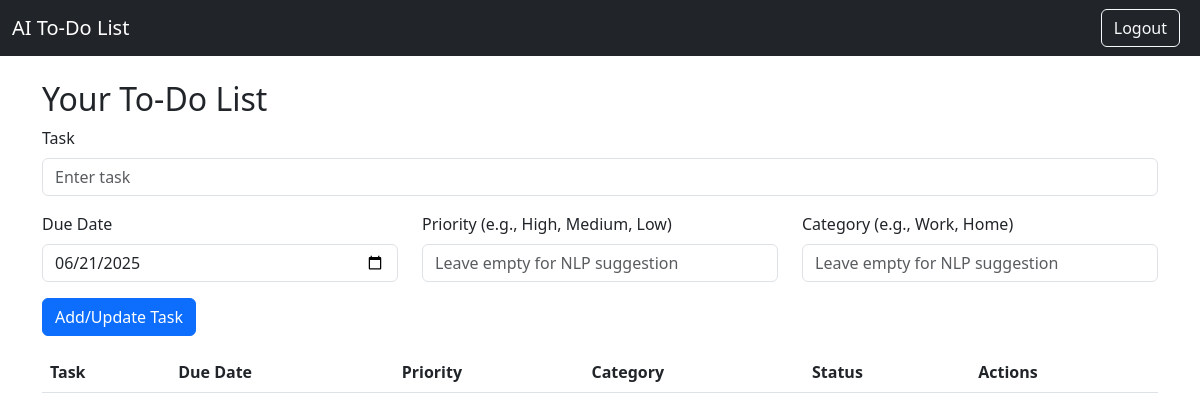
Page / (signed in) on the earlier database version.
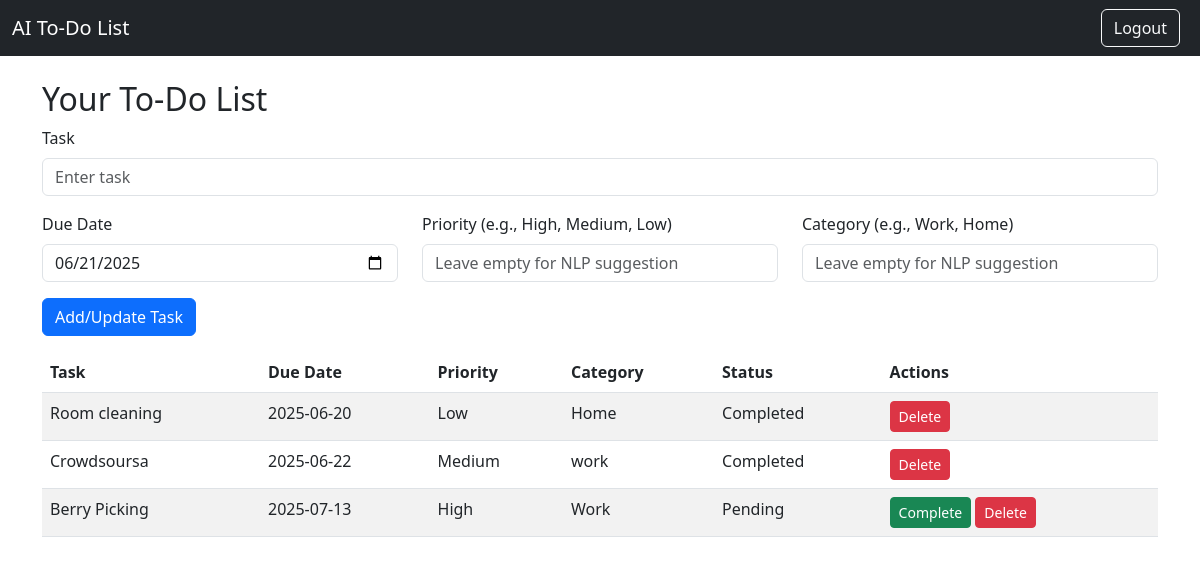
Same page on the later database version.
### models.py (models this page shows)
class Task(db.Model):
    id = db.Column(db.Integer, primary_key=True)
    content = db.Column(db.String(500), nullable=False)
    due_date = db.Column(db.Date, nullable=False)
    priority = db.Column(db.String(50), default='Medium')
    category = db.Column(db.String(100), default='General')
    completed = db.Column(db.Boolean, default=False)
    user_id = db.Column(db.Integer, db.ForeignKey('user.id'), nullable=False)

### app.py (the view, shortened to what this page needs)
@app.route('/', methods=['GET', 'POST'])
@login_required
def index():
    form = TaskForm()
    tasks = Task.query.filter_by(user_id=current_user.id).order_by(Task.due_date).all()
    return render_template('index.html', form=form, tasks=tasks)

### app.py
class TaskForm(FlaskForm):
    content = StringField('Task', validators=[DataRequired()])
    due_date = DateField('Due Date', default=datetime.date.today)
    priority = StringField('Priority (e.g., High, Medium, Low)')
    category = StringField('Category (e.g., Work, Home)')
    submit = SubmitField('Add/Update Task')

### app.py (called while the page is built)
@login_manager.user_loader
def load_user(user_id):
    return User.query.get(int(user_id))

### templates/index.html (shortened to what this page needs)
{% extends "base.html" %}
{% block content %}
<h2>Your To-Do List</h2>
<form method="POST" class="mb-3">
  <div class="mb-3">
    {{ form.content.label(class="form-label") }}
    {{ form.content(class="form-control", placeholder="Enter task") }}
  </div>
  <div class="row">
    <div class="col">
      {{ form.due_date.label(class="form-label") }}
      {{ form.due_date(class="form-control") }}
    </div>
    <div class="col">
      {{ form.priority.label(class="form-label") }}
      {{ form.priority(class="form-control", placeholder="Leave empty for NLP suggestion") }}
    </div>
    <div class="col">
      {{ form.category.label(class="form-label") }}
      {{ form.category(class="form-control", placeholder="Leave empty for NLP suggestion") }}
    </div>
  </div>
  <button type="submit" class="btn btn-primary mt-3">{{ form.submit.label.text }}</button>
</form>
<table class="table table-striped">
  <thead>
    <tr>
      <th>Task</th>
      <th>Due Date</th>
      <th>Priority</th>
      <th>Category</th>
      <th>Status</th>
      <th>Actions</th>
    </tr>
  </thead>
  <tbody>
    {% for task in tasks %}
    <tr>
      <td>{{ task.content }}</td>
      <td>{{ task.due_date.strftime('%Y-%m-%d') }}</td>
      <td>{{ task.priority }}</td>
      <td>{{ task.category }}</td>
      <td>{{ "Completed" if task.completed else "Pending" }}</td>
      <td>
        {% if not task.completed %}
        <a href="{{ url_for('complete_task', task_id=task.id) }}" class="btn btn-success btn-sm">Complete</a>
        {% endif %}
        <a href="{{ url_for('delete_task', task_id=task.id) }}" class="btn btn-danger btn-sm">Delete</a>
      </td>
    </tr>
    {% endfor %}
  </tbody>
</table>
{% endblock %}

### templates/base.html (shortened to what this page needs)
<!DOCTYPE html>
<html lang="en">
<head>
  <link href="https://cdn.jsdelivr.net/npm/bootstrap@5.3.0/dist/css/bootstrap.min.css" rel="stylesheet" />
</head>
<body>
<nav class="navbar navbar-expand-lg navbar-dark bg-dark">
  <div class="container-fluid">
    <a class="navbar-brand" href="{{ url_for('index') }}">AI To-Do List</a>
    <div class="d-flex">
      {% if current_user.is_authenticated %}
      <a class="btn btn-outline-light me-2" href="{{ url_for('logout') }}">Logout</a>
      {% else %}
      <a class="btn btn-outline-light me-2" href="{{ url_for('login') }}">Login</a>
      <a class="btn btn-outline-light" href="{{ url_for('register') }}">Register</a>
      {% endif %}
    </div>
  </div>
</nav>
<div class="container mt-4">
  {% block content %}{% endblock %}
</div>
</body>
</html>

Differences in the rows shown:
added Task: content "Room cleaning", due_date "2025-06-20", priority "Low", category "Home", completed "Completed"
added Task: content "Crowdsoursa", due_date "2025-06-22", priority "Medium", category "work", completed "Completed"
added Task: content "Berry Picking", due_date "2025-07-13", priority "High", category "Work", completed "Pending"
